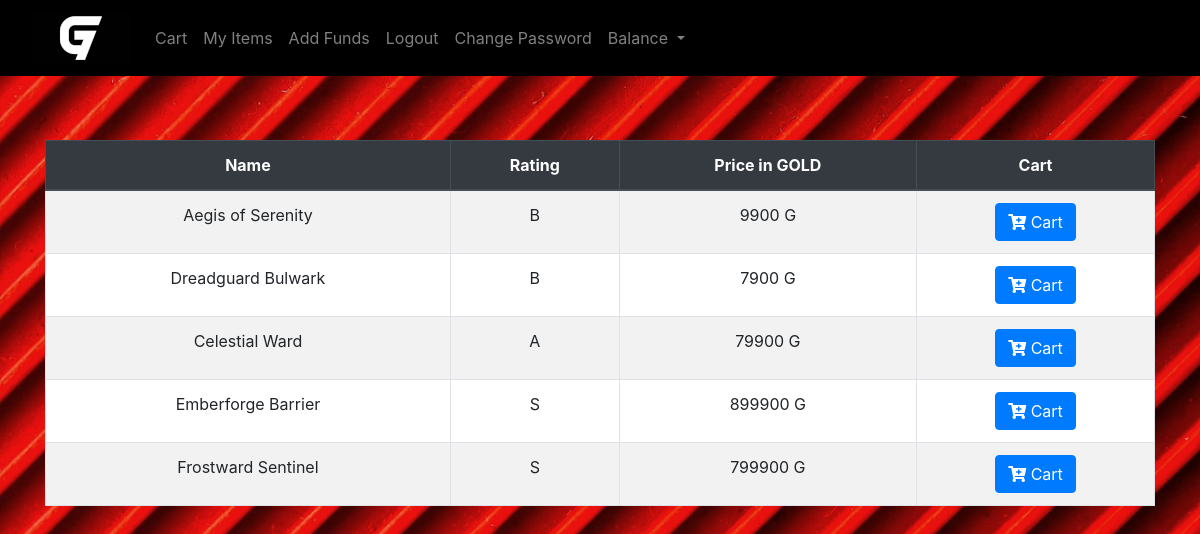
Screenshot of /shield (signed in) with the database file from the repository.
### tables this page shows
CREATE TABLE object(Object_ID int PRIMARY KEY,
Object_Name varchar(100),
Object_type varchar(20),
listing varchar(2),
rating varchar(1),
price int,
image_src varchar(1000));

### main.py (the view)
@app.get("/shield")
@login_required
async def shield(request : Request):
    user = request.session.get("user")
    items = listed_object_data_generator("Shield")
    return templates.TemplateResponse("shield.html",{"request":request,"items":items,"user":user})

### templates/shield.html
{% extends "sword.html" %}

### templates/sword.html (shortened to what this page needs)
{% extends "layout.html" %}
{% block main %}
<div class="container mt-3">
    <table class="table table-hover table-striped table-bordered" style="background-color: white;">
        <thead class="thead-dark">
            <tr>
                <th>Name</th>
                <th>Rating</th>
                <th>Price in GOLD</th>
                <th>Cart</th>
            </tr>
        </thead>
        <tbody>
            {% for i in items %}
            <tr>
                <td style="background-color: white;">{{ i[1] }}</td>
                <td style="background-color: white;">{{ i[4] }}</td>
                <td style="background-color: white;">{{ i[5] }} G</td>
                <td style="background-color: white;">
                    <a href="{{ url_for('object_cart', ID=i[0], Type=i[2]) }}" class="btn btn-primary">
                        <i class="fas fa-cart-plus"></i> Cart
                    </a>
                </td>
            </tr>
            {% endfor %}
        </tbody>
    </table>
</div>
{% endblock %}

### templates/layout.html (style rules this page uses)
body { background-image: url("/static/background.jpg"); background-size: cover; background-position: center; background-repeat: repeat; height: 100vh; }

### rows the page displays
object: Object_Name "Aegis of Serenity", rating "B", price "9900"
object: Object_Name "Dreadguard Bulwark", rating "B", price "7900"
object: Object_Name "Celestial Ward", rating "A", price "79900"
object: Object_Name "Emberforge Barrier", rating "S", price "899900"
object: Object_Name "Frostward Sentinel", rating "S", price "799900"
